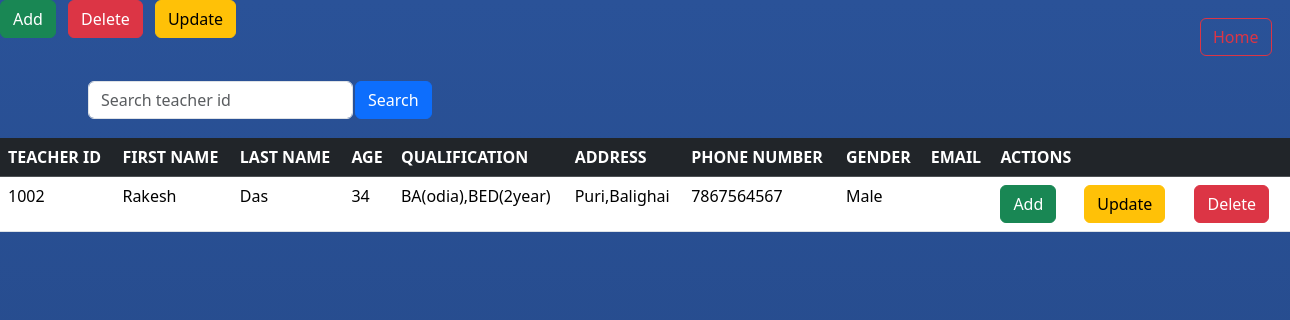
Screenshot of /view_teacher/ with the database file from the repository.
### app1/models.py (models this page shows)
class teacher(models.Model):
    tid=models.BigIntegerField(primary_key=True)
    user=models.OneToOneField(User,on_delete=models.CASCADE)
    t_1st_name=models.CharField(max_length=50)
    t_last_name=models.CharField(max_length=50)
    age=models.CharField(max_length=10)
    qualification=models.TextField(max_length=100)
    address=models.TextField(max_length=100)
    contactno=models.CharField(max_length=10,unique=True)
    gender=models.CharField(max_length=20)

### app1/views.py (the view)
# urls.py: path("view_teacher/",view_teacher,name="view_teacher"),
def view_teacher(request):
    qs=teacher.objects.all()
    response=render(request,"manage_teacher.html",context={"qs":qs})
    return response

### osm/templates/manage_teacher.html (shortened to what this page needs)
{% load static %}
<html><head><link
        href="https://cdn.jsdelivr.net/npm/bootstrap@5.3.3/dist/css/bootstrap.min.css"
        rel="stylesheet">
        <link rel="stylesheet" href="{% static 'css/add_teacher_popup.css' %}">
  </head>
  <button class="btn btn-success me-2 " onclick="openPopup('add_teacher')">
        Add
    </button>
      <button class="btn btn-danger me-2 " onclick="openPopup('delete_teacher')">
        Delete
    </button>
    <button class="btn btn-warning me-2 " onclick="openPopup('update_teacher')">
        Update
    </button>
     <a  style="margin-left:1200px;margin-top:-20px;" class="btn btn-outline-danger me-2" data-toggle="modal"data-target="#exampleModal" data-whatever="@getbootstrap" href="{% url 'admin_dashboard'%}" role="button" >Home</a>
<body>
<div class="container mt-4" style="display: flex;">
  <form class="d-flex" method="POST" id="search_teacher" action="{% url 'search_teacher' %}">
    <table><tr><td>
    <input
      class="form-control me-2"
      type="search"
      id="teacher_id2"
      name="q"
      placeholder="Search teacher id"
      style="max-width: 300px;"
    ></td><td><button class="btn btn-primary" type="submit">
      Search
    </button>
    </td></tr>
    <tr><td>
    </td></tr></table>
  </form>
</div>
<div class="whole"  style="background: linear-gradient(90deg, #1e3c72, #2a5298)">
        <div class="card-body">
            <table class="table table-hover">
                <thead class="table-dark">
                    <tr>
                        <th>TEACHER ID</th>
                        <th>FIRST NAME</th>
                        <th>LAST NAME</th>
                        <th>AGE</th>
                        <th>QUALIFICATION</th>
                        <th>ADDRESS</th>
                        <th>PHONE NUMBER</th>
                        <th>GENDER</th>
                        <th>EMAIL</th>
                        <th colspan="3">ACTIONS</th>
                    </tr>
                </thead>
                <tbody>
                      {%for t in qs%}
                    <tr>
                        <td>{{t.tid}}</td>
                        <td>{{t.t_1st_name}}</td>
                        <td>{{t.t_last_name}}</td>
                        <td>{{t.age}}</td>
                        <td>{{t.qualification}}</td>
                        <td>{{t.address}}</td>
                        <td>{{t.contactno}}</td>
                        <td>{{t.gender}}</td>
                        <td>{{t.user.email_of_teacher}}</td>
                       <td> <button class="btn btn-success me-2 "  onclick="openPopup('add_teacher')">Add</button></td>
                       <td> <button class="btn btn-warning me-2 "  onclick="openPopup('update_teacher')">Update</button></td>
                         <td><button class="btn btn-danger me-2 "  onclick="openPopup('delete_teacher')">Delete</button></td>
                    </tr>
                    {%endfor%}
                </tbody>
            </table>
        </div>
    </div>
    </body>
</html>

### osm/static/css/add_teacher_popup.css (style rules this page uses)
input { width:100%; padding:8px; margin: top 0px;; }

### osm/templates/manage_teacher.html (style rules this page uses)
body { min-height: 180vh; background: linear-gradient(360deg, #1e3c72, #2a5298); }
.whole { width:100%; }

### rows the page displays
teacher: tid "1002", t_1st_name "Rakesh", t_last_name "Das", age "34", qualification "BA(odia),BED(2year)", address "Puri,Balighai", contactno "7867564567", gender "Male"
